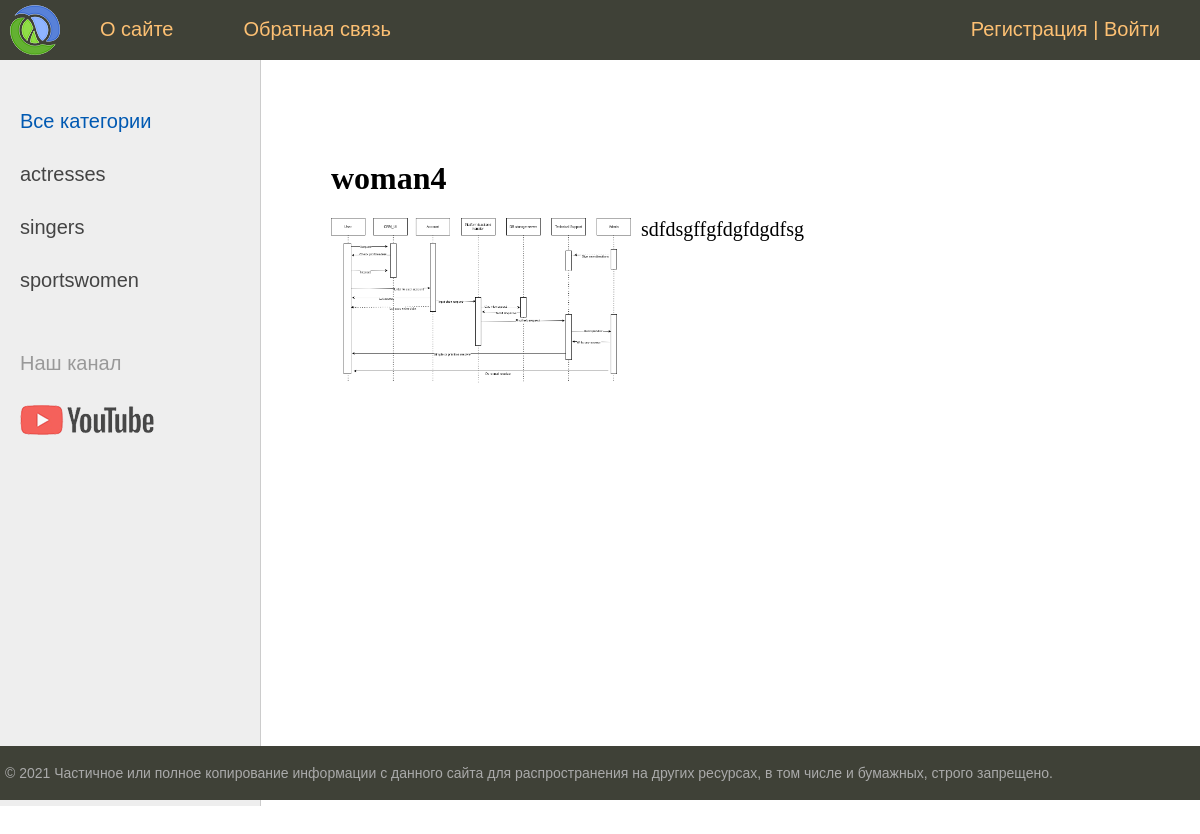
The app's page /post/woman4/ with its own data.
### women/models.py (models this page shows, shortened)
class Category(models.Model):
    name = models.CharField(max_length=100, db_index=True, verbose_name='Categorie')
    slug = models.SlugField(max_length=255, verbose_name='category_clug')
    def get_absolute_url(self):
        return reverse('category', kwargs={'cat_slug': self.slug})
    class Meta:
        verbose_name = 'Categories'
        verbose_name_plural = 'Categories'
        ordering = ['id']

class Women(models.Model):
    title = models.CharField(max_length=255, verbose_name='Custom_title')
    slug = models.SlugField(max_length=255, verbose_name='woman_slug', unique=True)
    content = models.TextField(blank=True)
    photo = models.ImageField(upload_to="photos/%Y/%m/%d/", blank=True)
    time_created = models.DateTimeField(auto_now_add=True)
    time_updated = models.DateTimeField(auto_now=True)
    is_published = models.BooleanField(default=True)
    cat = models.ForeignKey('Category', on_delete=models.PROTECT, null=True)
    def __str__(self):
        return self.title
    class Meta:
        verbose_name = 'Famous womans'
        verbose_name_plural = 'Famous womans'
        ordering = ['-time_created', 'title']

### women/views.py (the view, shortened to what this page needs)
# urls.py: path('post/<slug:post_slug>/', ShowPost.as_view(), name='post'),
class ShowPost(DataMixin, DetailView):
    model = Women
    template_name = 'women/post.html'
    slug_url_kwarg = 'post_slug'
    context_object_name = 'post'
    def get_context_data(self, *, object_list=None, **kwargs):
        context = super().get_context_data(**kwargs)
        c_def = self.get_user_context(title=context['post'])
        return {**context, **c_def}

### women/utils.py (called while the page is built)
    def get_user_context(self, **kwargs):
        context = kwargs
        cats = Category.objects.annotate(Count('women'))
        user_menu = menu.copy()
        if not self.request.user.is_authenticated:
            user_menu.pop(1)
        context['menu'] = user_menu
        context['cats'] = cats
        if 'cat_selected' not in context:
            context['cat_selected'] = 0
        return context

### women/templates/women/post.html
{% extends 'women/base.html' %}
{% block content %}
<h1>{{post.title}}</h1>
{% if post.photo %}
<p><img class="img-article-left" src="{{post.photo.url}}"></p>
{% endif %}
{{post.content|linebreaks}}
{% endblock %}

### women/templates/women/base.html (shortened to what this page needs)
{% load static %}
{% load women_tags %}
<!DOCTYPE html>
<html>
<head>
	<link type="text/css" href="{% static 'women/css/styles.css' %}" rel="stylesheet" />
</head>
<body>
<table class="table-page" border=0 cellpadding="0" cellspacing="0">
<tr><td valign=top>
{% block mainmenu %}
		<div class="header">
			<ul id="mainmenu" class="mainmenu">
			<li class="logo"><a href="{% url 'home' %}"><div class="logo"></div></a></li>
				{% for m in menu %}
							<li><a href="{% url m.url_name %}">{{m.title}}</a></li>
				{% endfor %}
				{% if request.user.is_authenticated %}
				<li class="last"> {{user.username}} | <a href="{% url 'logout' %}">Выйти</a></li>
				{% else %}
				<li class="last"><a href="{% url 'register' %}">Регистрация</a> | <a href="{% url 'login' %}">Войти</a></li>
				{% endif %}
			</ul>
		</div>
{% endblock mainmenu %}
<table class="table-content" border=0 cellpadding="0" cellspacing="0">
<tr>
	<td valign="top" class="left-chapters">
	<ul id="leftchapters">
{% if cat_selected == 0 %}
		<li class="selected">Все категории</li>
{% else %}
		<li><a href="{% url 'home' %}">Все категории</a></li>
{% endif %}
{% for c in cats %}
{% if c.women__count > 0 %}
	{% if c.pk == cat_selected %}
		<li class="selected">{{c.name}}</li>
	{% else %}
		<li><a href="{{ c.get_absolute_url }}">{{c.name}}</a></li>
	{% endif %}
{% endif %}
{% endfor %}
		<li class="share">
		<p>Наш канал</p>
		<a class="share-yt" href="https://www.youtube.com/channel/UClJzWfGWuGJL2t-3dYKcHTA/playlists" target="_blank" rel="nofollow"></a>
		</li>
	</ul>
</td>
<td valign="top" class="content">
	<div class="content-text">
{% block content %}
{% endblock %}
	</div>
</td></tr></table>
</td></tr>
<tr><td valign=top>
	<div id="footer">
		<p>&copy; 2021 Частичное или полное копирование информации с данного сайта для распространения на других ресурсах, в том числе и бумажных, строго запрещено.</p>
	</div>
</td></tr></table>
</body>
</html>

### women/static/women/css/styles.css (style rules this page uses)
html, body { font-family: 'Arial'; margin: 0; padding: 0; height: 100%; width: 100%; color: #444; }
a { color: #0059b2; text-decoration: none; }
img { max-width: 600px; height: auto; }
img.img-article-left { max-width: 300px; height: auto; float: left; padding: 0 10px 10px 0; }
.table-page { width: 100%; height: 100%; vertical-align: top; }
.table-page tr { height: 100%; }
.header { background: #3F4137; height: 60px; }
.logo { background: url('../images/logo.png') no-repeat 10px 5px; width: 70px; height: 60px; }
ul.mainmenu { list-style: none; margin: 0; padding: 0; height: 60px; color: #fdc073; font-size: 20px; overflow: hidden; }
ul.mainmenu li { float: left; margin: 18px 40px 0 30px; }
ul.mainmenu li.logo { margin: 0; }
ul.mainmenu li.last { float: right; }
ul.mainmenu li a { color: #fdc073; text-decoration: none; }
.table-content { width: 100%; min-height: 100%; height: 100%; }
.left-chapters { margin: 0; background: #eee; border-right: 1px solid #ccc; min-height: 100%; }
.left-chapters ul { width: 230px; min-height: 100%; margin: 0; padding: 20px 10px 10px 20px; list-style: none; font-size: 20px; }
.left-chapters ul li { margin: 30px 0 0 0; color: #999; }
.left-chapters ul li.selected { color: #0059b2; }
.left-chapters ul li a { color: #444; text-decoration: none; }
.left-chapters ul li.share { margin: 60px 0 0 0; }
.left-chapters ul li.share p { margin: 30px 0 30px 0; }
.left-chapters ul li.share a { display: inline-block; width: 40px; height: 40px; margin: 0 20px 0 0; }
.left-chapters ul li.share a.share-yt { width: 100%; height: 30px; background: url('../images/share_yt.png') no-repeat 0 0 }
.content { padding: 40px 20px 20px 40px; width: 100%; box-sizing: border-box; }
.content-text { margin: 60px 0 0 30px; color: #000; font-size: 20px; font-family: Yandex Sans Display Light; }
.content-text h1 { font-size: 32px; }
#footer { box-sizing: border-box; background: #3F4137; padding: 5px; color: #aaa; font-size: 14px; font-family: Verdana, Geneva, Arial, Helvetica; text-align: left; overflow: hidden; }

### records on screen
Category: name "actresses"
Category: name "singers"
Category: name "sportswomen"
Women: title "woman4", photo (picture), content "sdfdsgffgfdgfdgdfsg"

### other values on screen
{{ m.title }} "О сайте" "Обратная связь"
